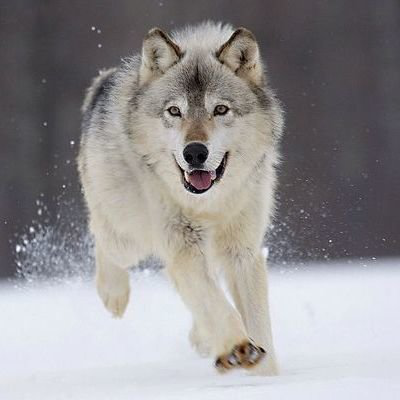
//> input picture image.png, 400 x 400 px
$ ./main   (built with g++ and OpenCV 4)
//> lines starting //> are read from the running program, lines starting //| are printed output that depends on the picture
### 3-Histogram-Back-Projection/histogram.h
//
// Created by 单淳劼 on 2022/3/5.
//

#ifndef LEARNING_DIP_HISTOGRAM_H
#define LEARNING_DIP_HISTOGRAM_H
#include "opencv2/opencv.hpp"


class Histogram
{
public:
    Histogram();
    int calcGrayHist(cv::Mat& img);
    std::vector<int> getVectorHistogram() { return mHistogram; };
    cv::Mat getHistogram() { return mVisHistogram; };

private:
    std::vector<int> mHistogram;
    cv::Mat mVisHistogram;

    int visGrayHist();
};


#endif //LEARNING_DIP_HISTOGRAM_H

### 3-Histogram-Back-Projection/back_projection.h
//
// Created by 单淳劼 on 2022/3/6.
//

#ifndef EQUAL_HIST_BACK_PROJECTION_H
#define EQUAL_HIST_BACK_PROJECTION_H

#include <opencv2/opencv.hpp>
#include <iostream>
#include "histogram.h"

class BackProjection
{
public:
    BackProjection(cv::Mat& image, cv::Mat& modelImg);
    int calcBackProject();

private:
    std::vector<int> mHistogram;
    std::vector<int> mModelHistogram;

    cv::Mat mImg;
    cv::Mat mModelImg;
    cv::Mat mResultImg;
};


#endif //EQUAL_HIST_BACK_PROJECTION_H

### 3-Histogram-Back-Projection/histogram.cpp
//
// Created by 单淳劼 on 2022/3/5.
//

#include "histogram.h"

Histogram::Histogram()
    : mHistogram(std::vector<int>(256, 0))
{}

int Histogram::calcGrayHist(cv::Mat &img)
{
    int rows = img.rows;
    int cols = img.cols;

    for (int row = 0; row < rows; row++)
    {
        for (int col = 0; col < cols; col++)
        {
            int grayScale = img.at<uchar>(row, col);
            mHistogram[grayScale]++;
        }
    }

    visGrayHist();

    return 1;
}

int Histogram::visGrayHist()
{
    auto maxGrayValue = std::max_element(mHistogram.begin(), mHistogram.end());

    int histogramHeight = *maxGrayValue + 10;

    mVisHistogram = cv::Mat::zeros(*maxGrayValue + 10, 256, CV_16FC1);

    for (int i = 0; i < mHistogram.size(); i++)
    {
        cv::line(mVisHistogram, cv::Point(i, histogramHeight), cv::Point(i, histogramHeight - mHistogram[i]), cv::Scalar(255, 255, 255));
    }

    return 1;
}

### 3-Histogram-Back-Projection/back_projection.cpp
//
// Created by 单淳劼 on 2022/3/6.
//

#include "back_projection.h"

BackProjection::BackProjection(cv::Mat& image, cv::Mat& modelImg)
    : mHistogram(std::vector<int>(256, 0))
    , mModelHistogram(std::vector<int>(256, 0))
    , mImg(image)
    , mModelImg(modelImg)
    , mResultImg(cv::Mat::zeros(image.rows, image.cols, image.type()))
{
    Histogram hist;
    Histogram modelHist;

    hist.calcGrayHist(mImg);
    mHistogram = hist.getVectorHistogram();

    modelHist.calcGrayHist(mModelImg);
    mModelHistogram = modelHist.getVectorHistogram();
}

int BackProjection::calcBackProject()
{
    for (int i = 0; i < mImg.rows; i++)
    {
        for (int j = 0; j < mImg.cols; j++)
        {
            int grayValue = mImg.at<uchar>(i, j);
            mResultImg.at<uchar>(i, j) = mModelHistogram[grayValue];
        }
    }

    std::cout << "Saving result...\n";
    cv::imwrite("../result.png", mResultImg);

    std::cout << "Saved result to ../result.png\n";

    return 1;
}

### 3-Histogram-Back-Projection/main.cpp
//
// Created by 单淳劼 on 2022/3/6.
//

#include "back_projection.h"

int main()
{
    cv::Mat src = cv::imread("../../image.png", cv::IMREAD_GRAYSCALE);
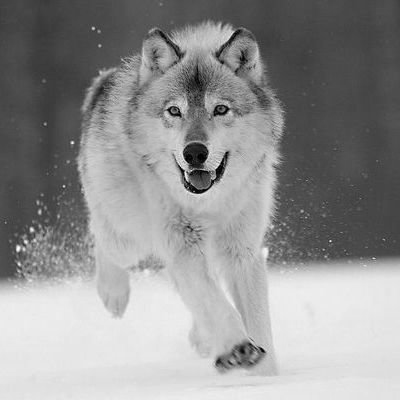
//> src: 400 rows x 400 cols, CV_8UC1; min 0, max 253, mean 145.7
    cv::Mat model = cv::imread("../model.png", cv::IMREAD_GRAYSCALE);
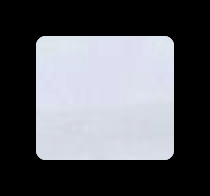
//> input picture 3-Histogram-Back-Projection/model.png, 210 x 196 px
//> model: 196 rows x 210 cols, CV_8UC1; min 0, max 232, mean 91.9

    BackProjection backProjection(src, model);
    backProjection.calcBackProject();
//> in calcBackProject, `cv::imwrite("../result.png", mResultImg);`:
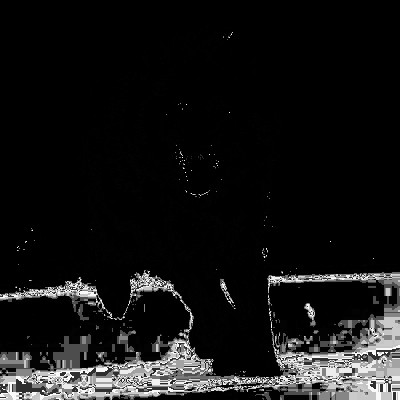
//> saved as result.png: 400 rows x 400 cols, CV_8UC1; min 0, max 249, mean 20.8

    return 0;
}
